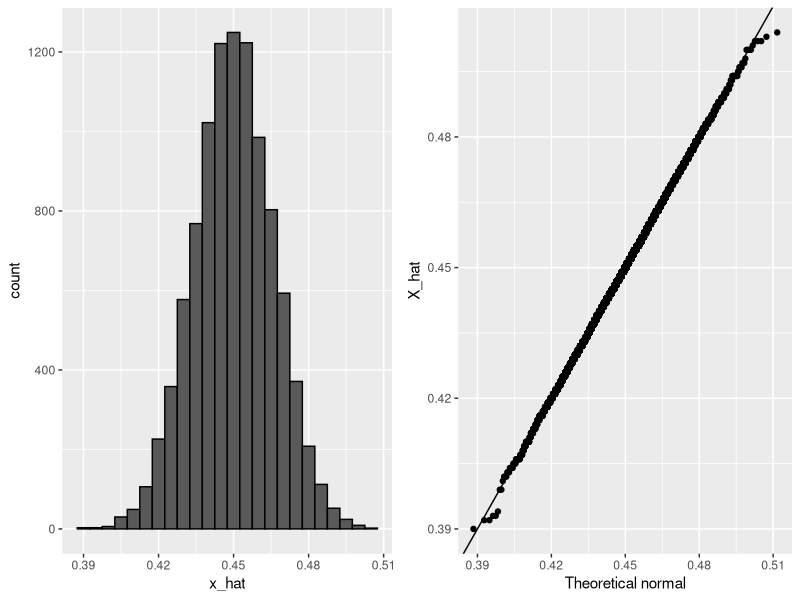
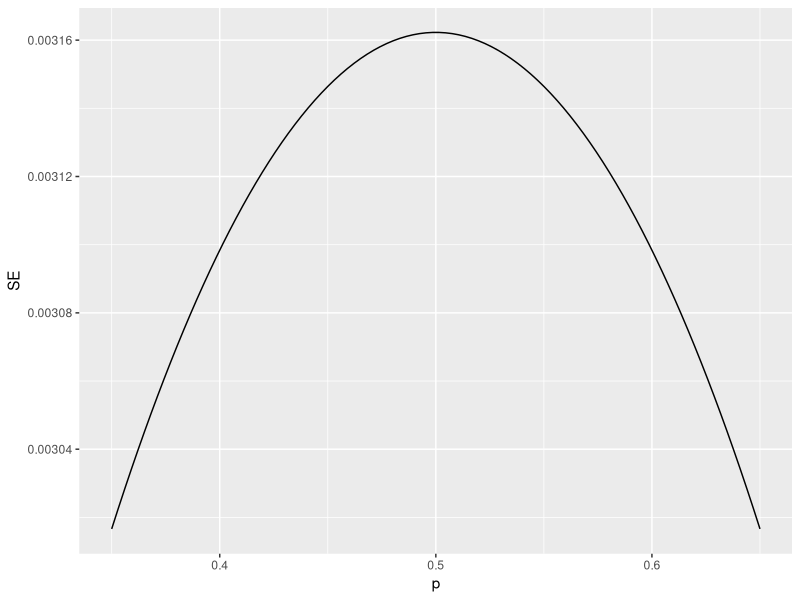
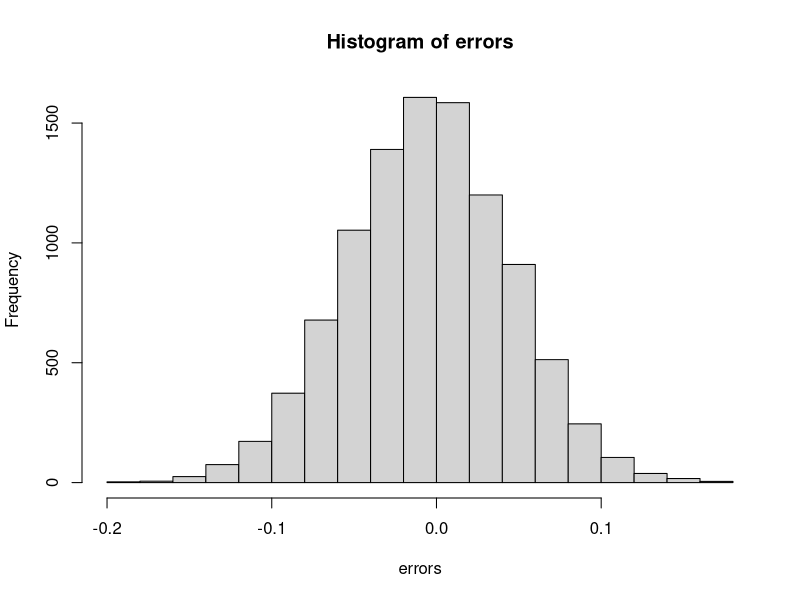
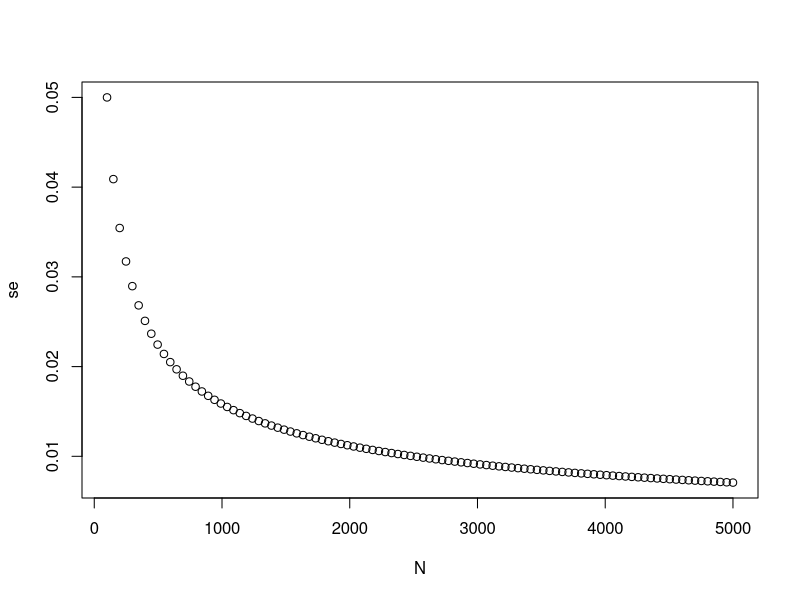
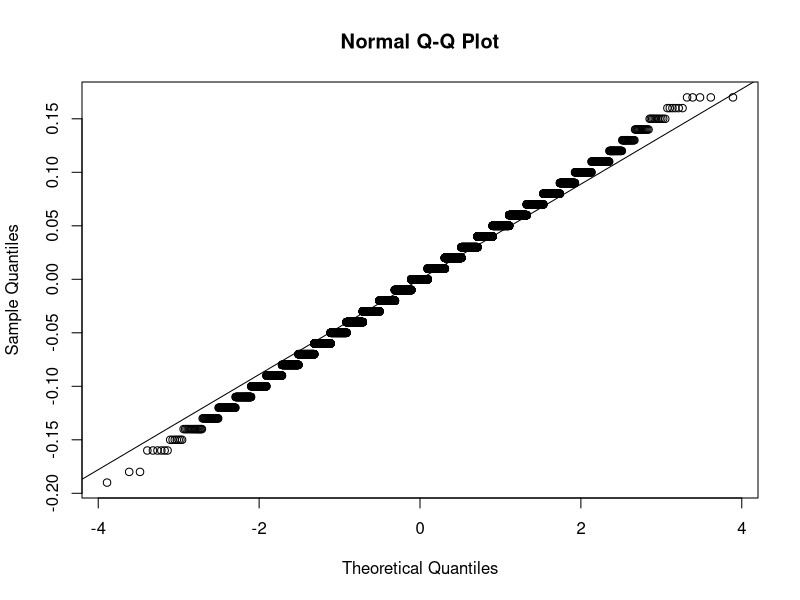

The R source for these figures, in order:
## ---- chunk 1
X_hat <- 0.48
se <- sqrt(X_hat*(1-X_hat)/25)
pnorm(0.01/se) - pnorm(-0.01/se)
## ---- chunk 2
p <- 0.45    # unknown p to estimate
N <- 1000

# simulate one poll of size N and determine x_hat
x <- sample(c(0,1), size = N, replace = TRUE, prob = c(1-p, p))
x_hat <- mean(x)

# simulate B polls of size N and determine average x_hat
B <- 10000    # number of replicates
N <- 1000    # sample size per replicate
x_hat <- replicate(B, {
    x <- sample(c(0,1), size = N, replace = TRUE, prob = c(1-p, p))
    mean(x)
})
## ---- chunk 3
library(tidyverse)
library(gridExtra)
p1 <- data.frame(x_hat = x_hat) %>%
    ggplot(aes(x_hat)) +
    geom_histogram(binwidth = 0.005, color = "black")
p2 <- data.frame(x_hat = x_hat) %>%
    ggplot(aes(sample = x_hat)) +
    stat_qq(dparams = list(mean = mean(x_hat), sd = sd(x_hat))) +
    geom_abline() +
    ylab("X_hat") +
    xlab("Theoretical normal")
grid.arrange(p1, p2, nrow=1)
## ---- chunk 4
library(tidyverse)
N <- 100000
p <- seq(0.35, 0.65, length = 100)
SE <- sapply(p, function(x) 2*sqrt(x*(1-x)/N))
data.frame(p = p, SE = SE) %>%
    ggplot(aes(p, SE)) +
    geom_line()
## ---- chunk 5
# Write a function called `take_sample` that takes `p` and `N` as arguements and returns the average value of a randomly sampled population.
take_sample <- function(p, N) {
    outcome <- sample(c(1,0), N, replace=TRUE, prob=c(p,1-p))
    mean(outcome)
}

# Use the `set.seed` function to make sure your answer matches the expected result after random sampling
set.seed(1)

# Define `p` as the proportion of Democrats in the population being polled
p <- 0.45

# Define `N` as the number of people polled
N <- 100

# Call the `take_sample` function to determine the sample average of `N` randomly selected people from a population containing a proportion of Democrats equal to `p`. Print this value to the console.
take_sample(p, N)
## ---- chunk 6
# Define `p` as the proportion of Democrats in the population being polled
p <- 0.45

# Define `N` as the number of people polled
N <- 100

# The variable `B` specifies the number of times we want the sample to be replicated
B <- 10000

# Use the `set.seed` function to make sure your answer matches the expected result after random sampling
set.seed(1)

# Create an objected called `errors` that replicates subtracting the result of the `take_sample` function from `p` for `B` replications
errors <- replicate(B, p - take_sample(p, N))

# Calculate the mean of the errors. Print this value to the console.
mean(errors)
## ---- chunk 7
hist(errors)
## ---- chunk 8
# Define `p` as the proportion of Democrats in the population being polled
p <- 0.45

# Define `N` as the number of people polled
N <- 100

# The variable `B` specifies the number of times we want the sample to be replicated
B <- 10000

# Use the `set.seed` function to make sure your answer matches the expected result after random sampling
set.seed(1)

# We generated `errors` by subtracting the estimate from the actual proportion of Democratic voters
errors <- replicate(B, p - take_sample(p, N))

# Calculate the mean of the absolute value of each simulated error. Print this value to the console.
mean(abs(errors))
## ---- chunk 9
# Define `p` as the proportion of Democrats in the population being polled
p <- 0.45

# Define `N` as the number of people polled
N <- 100

# The variable `B` specifies the number of times we want the sample to be replicated
B <- 10000

# Use the `set.seed` function to make sure your answer matches the expected result after random sampling
set.seed(1)

# We generated `errors` by subtracting the estimate from the actual proportion of Democratic voters
errors <- replicate(B, p - take_sample(p, N))

# Calculate the standard deviation of `errors`
sqrt(mean(abs(errors)^2))
## ---- chunk 10
# Define `p` as the expected value equal to 0.45
p <- 0.45

# Define `N` as the sample size
N <- 100

# Calculate the standard error
sqrt(p*(1-p)/N)
## ---- chunk 11
# Define `p` as a proportion of Democratic voters to simulate
p <- 0.45

# Define `N` as the sample size
N <- 100

# Use the `set.seed` function to make sure your answer matches the expected result after random sampling
set.seed(1)

# Define `X` as a random sample of `N` voters with a probability of picking a Democrat ('1') equal to `p`
X <- sample(c(1,0), N, replace=TRUE, prob=c(p,1-p))

# Define `X_bar` as the average sampled proportion
X_bar <- mean(X)

# Calculate the standard error of the estimate. Print the result to the console.
sqrt(mean(abs(X-X_bar)^2)/N)
sd(X)/sqrt(N)
## ---- chunk 12
N <- seq(100, 5000, len = 100)
p <- 0.5
se <- sqrt(p*(1-p)/N)
plot(N, se)
## ---- chunk 13
# Define `p` as the proportion of Democrats in the population being polled
p <- 0.45

# Define `N` as the number of people polled
N <- 100

# The variable `B` specifies the number of times we want the sample to be replicated
B <- 10000

# Use the `set.seed` function to make sure your answer matches the expected result after random sampling
set.seed(1)

# Generate `errors` by subtracting the estimate from the actual proportion of Democratic voters
errors <- replicate(B, p - take_sample(p, N))

# Generate a qq-plot of `errors` with a qq-line showing a normal distribution
qqnorm(errors)
qqline(errors)
## ---- chunk 14
# Define `p` as the proportion of Democrats in the population being polled
p <- 0.45

# Define `N` as the number of people polled
N <- 100

# Calculate the probability that the estimated proportion of Democrats in the population is greater than 0.5. Print this value to the console.
1-pnorm(0.5, p, sqrt(p*(1-p)/N))
## ---- chunk 15
# Define `N` as the number of people polled
N <-100

# Define `X_hat` as the sample average
X_hat <- 0.51

# Define `se_hat` as the standard error of the sample average
se_hat <- sqrt(X_hat*(1-X_hat)/N)

# Calculate the probability that the error is 0.01 or larger
pnorm(X_hat-0.01, X_hat, se_hat) + 1 - pnorm(X_hat+0.01, X_hat, se_hat)

